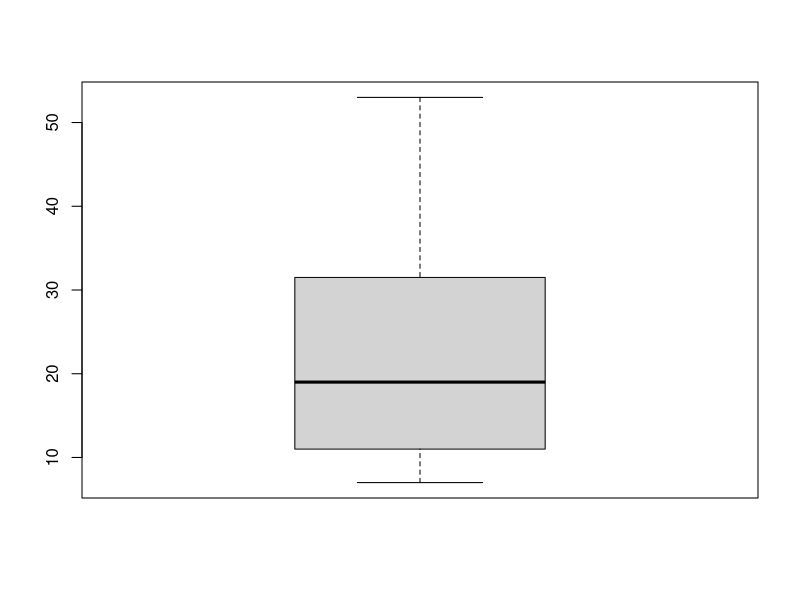
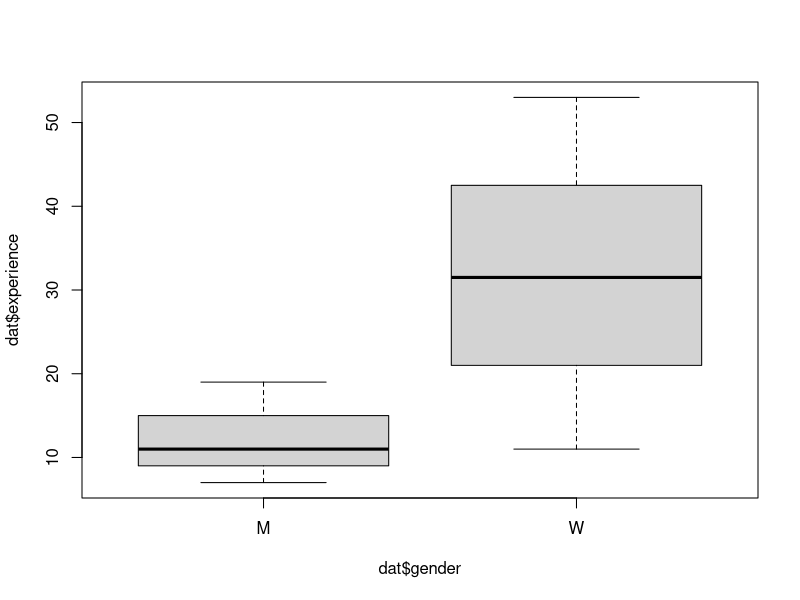
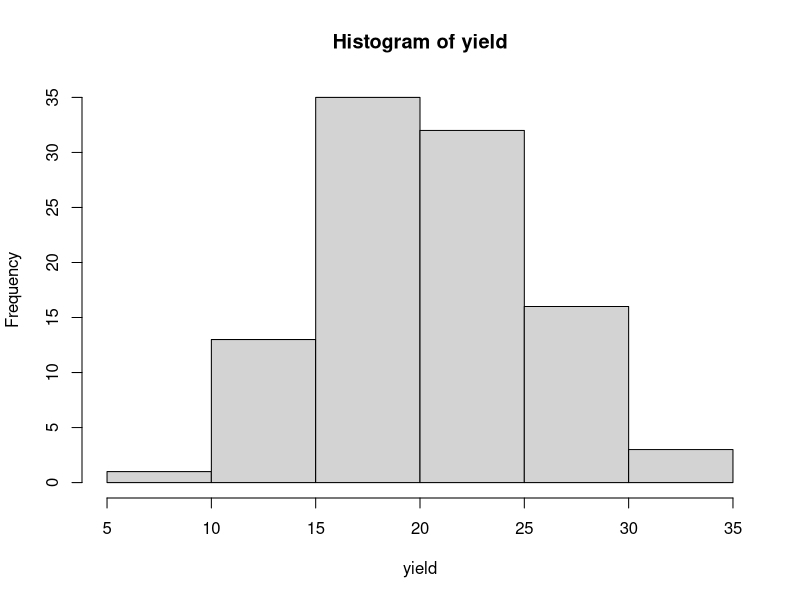
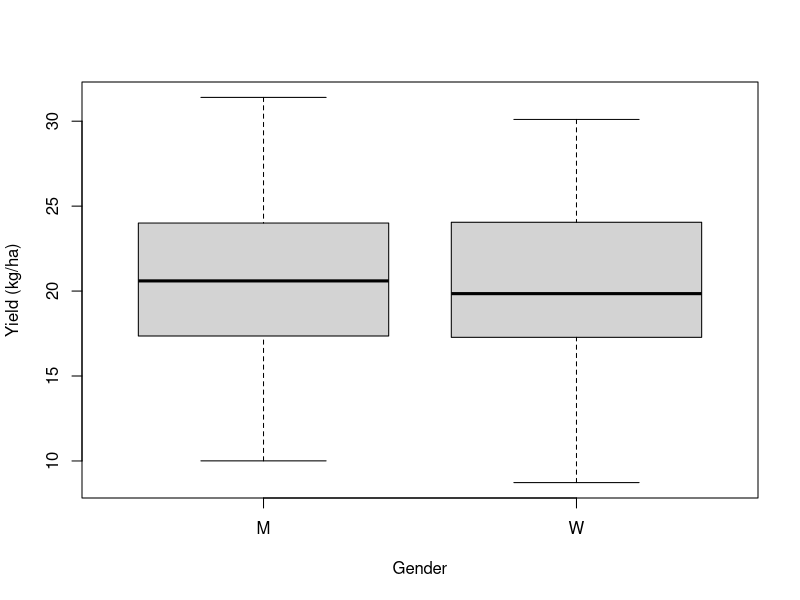
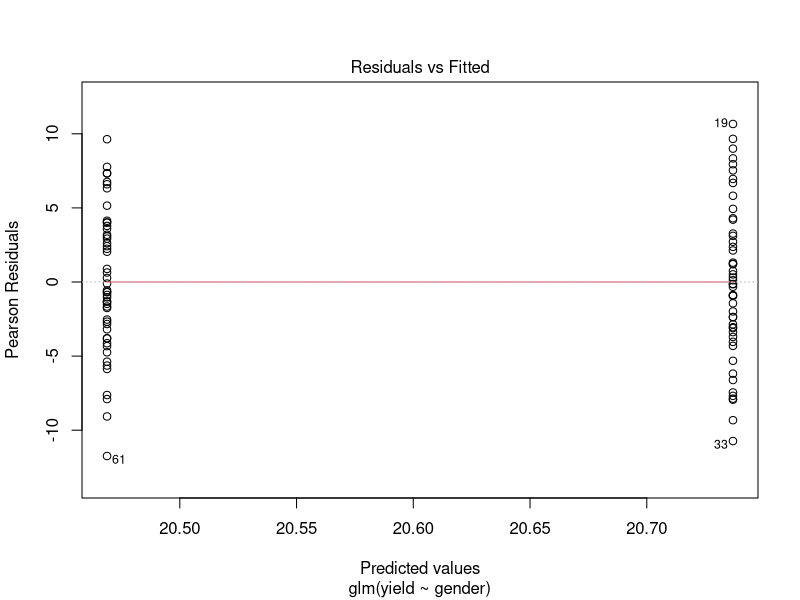
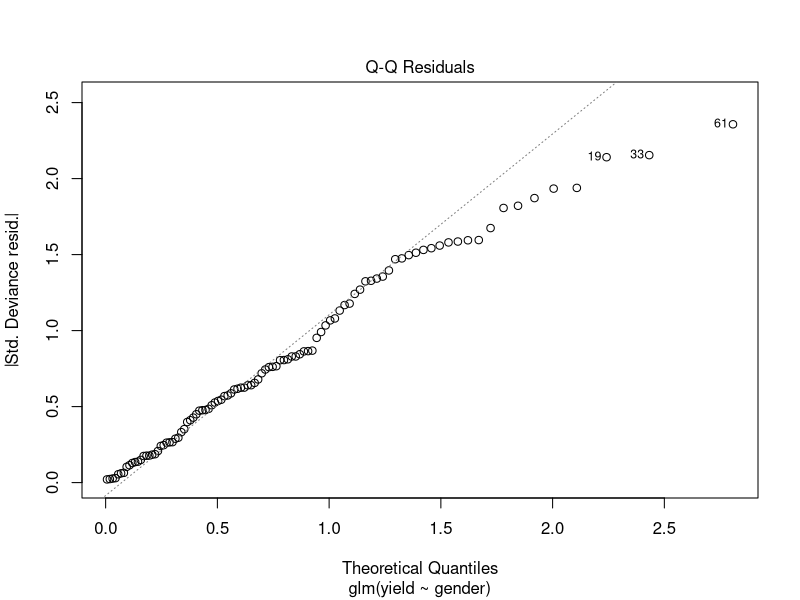
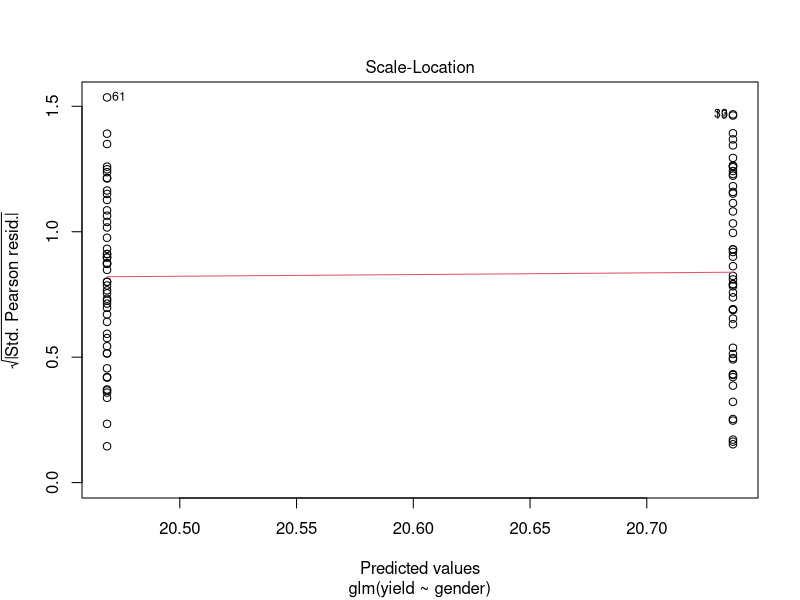
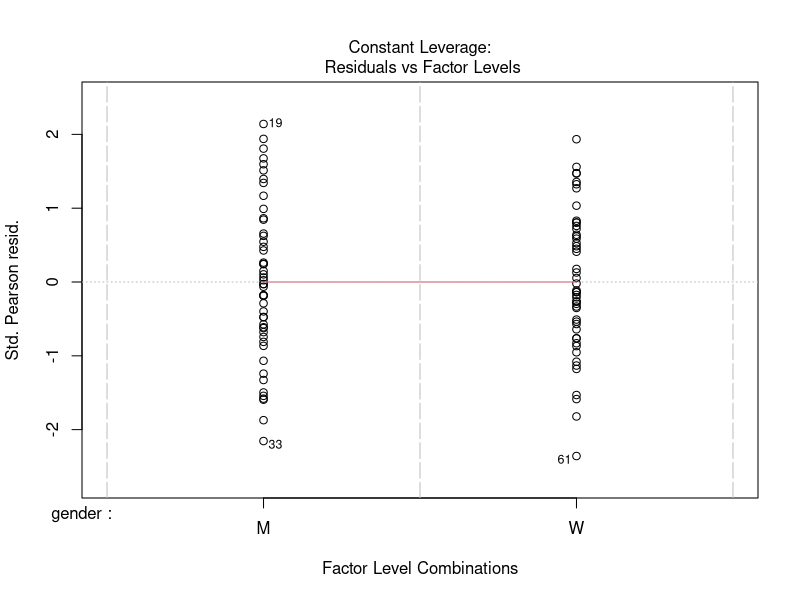

The R source for these figures, in order:
# Here is the exercise from the 
# Introduction to R

# ................................
# ................................
# ................................


# 1. Install the packages tidyverse, climatrends and remotes
# using the function install.packages()
# block the line using # after you have installed the packages



# 2. Install the packages PlackettLuce, ClimMobTools and gosset
# using the function install_github() from the package remotes
# PlackettLuce is hosted at hturner/
# ClimMobTools and gosset are hosted at agrdatasci/
# block the line using # after you have installed the packages


# 3. Load the five packages using the function library()


# 4. Create a vector of integers with length 7
x <- c(11, 31, 53, 7, 19, 11, 32)

x > 20

x[ x < 20 ]

x[ x > 20 ]


which(x < 20)

# 5. Create a vector of logical with length 7
l <- c(TRUE, FALSE, TRUE, FALSE, FALSE, TRUE, TRUE)

which(l == TRUE)

# 6. Create a vector character with length 7
f <- c("M", "W", "W", "M", "M", "W", "W")

f == "M"

f[f == "M"]

which(f == "M")

# 7. Create a data frame with these three vectors
# using the function data.frame()
dat <- data.frame(experience = x,
                  gender = f,
                  bank = l)

dat

# 8. Select the rows from 1 to 3 and all the columns 
# in the previous data.frame
dim(dat)

dat[1:3, ]



# 9. Select the rows 3 and 7 and only the column with 
# character and logical from the previous data.frame
# select the columns using the names 
dat[c(3,7), 2:3]

keep <- dat$experience > 15
keep2 <- dat$bank == FALSE

dat[keep & keep2, ]

boxplot(dat$experience)

boxplot(dat$experience ~ dat$gender)

# boxplot(dat$experience ~ dat$bank)


# simulate some data 

set.seed(234)
age = as.integer(rnorm(n = 100, mean = 40, sd = 5))

gender = rep(c("M", "W"), each = 50)

set.seed(123)
land = sample(c(TRUE, FALSE), 100, replace = TRUE)

set.seed(456)
yield = rnorm(100, 20, 5)
hist(yield)

dat = data.frame(age, gender, land, yield)

boxplot(dat$yield ~ dat$gender, 
        ylab = "Yield (kg/ha)",
        xlab = "Gender")

?glm
mod = glm(yield ~ gender, data = dat)

summary(mod)

mod_aov = anova(mod)

mod_aov

plot(mod)






































